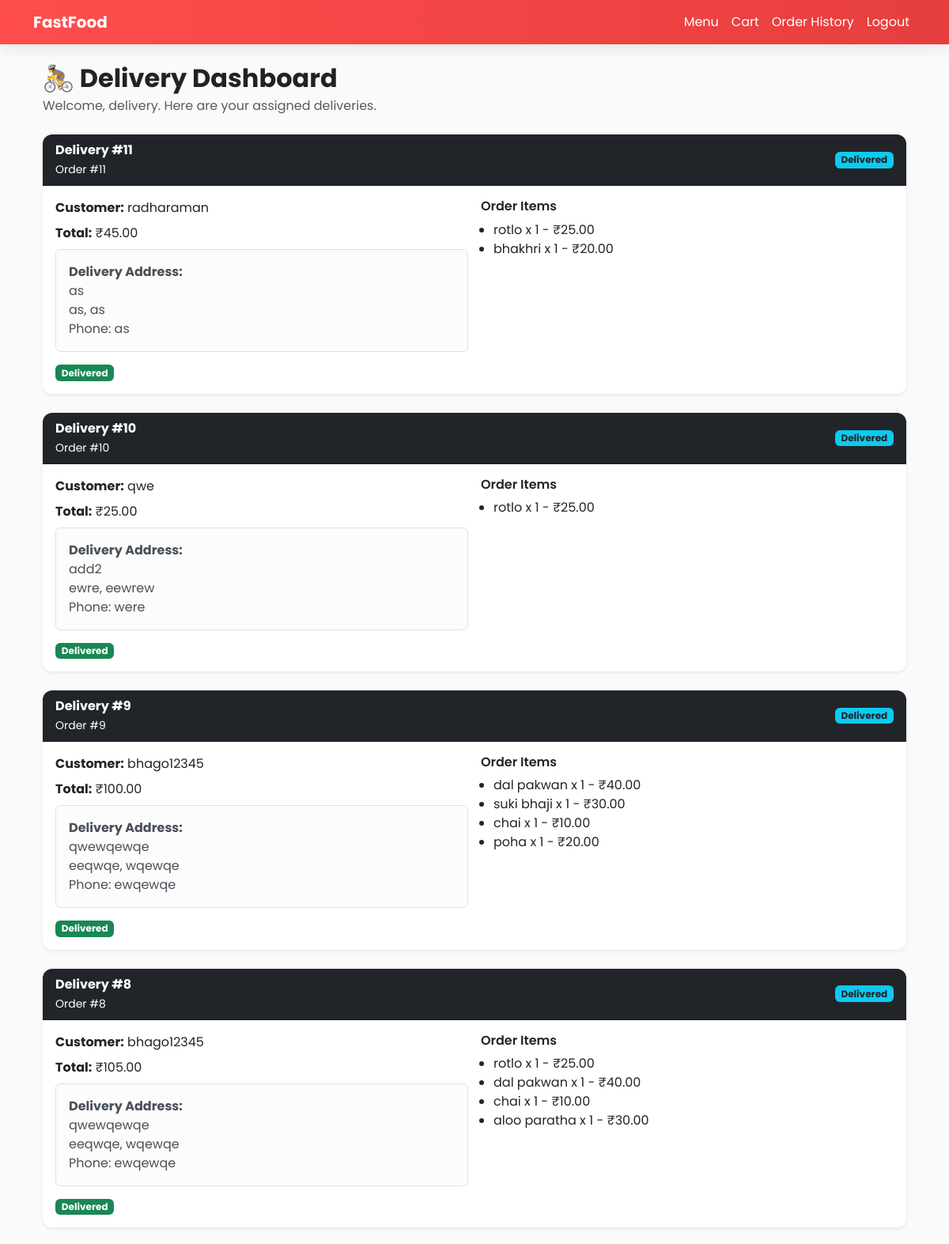
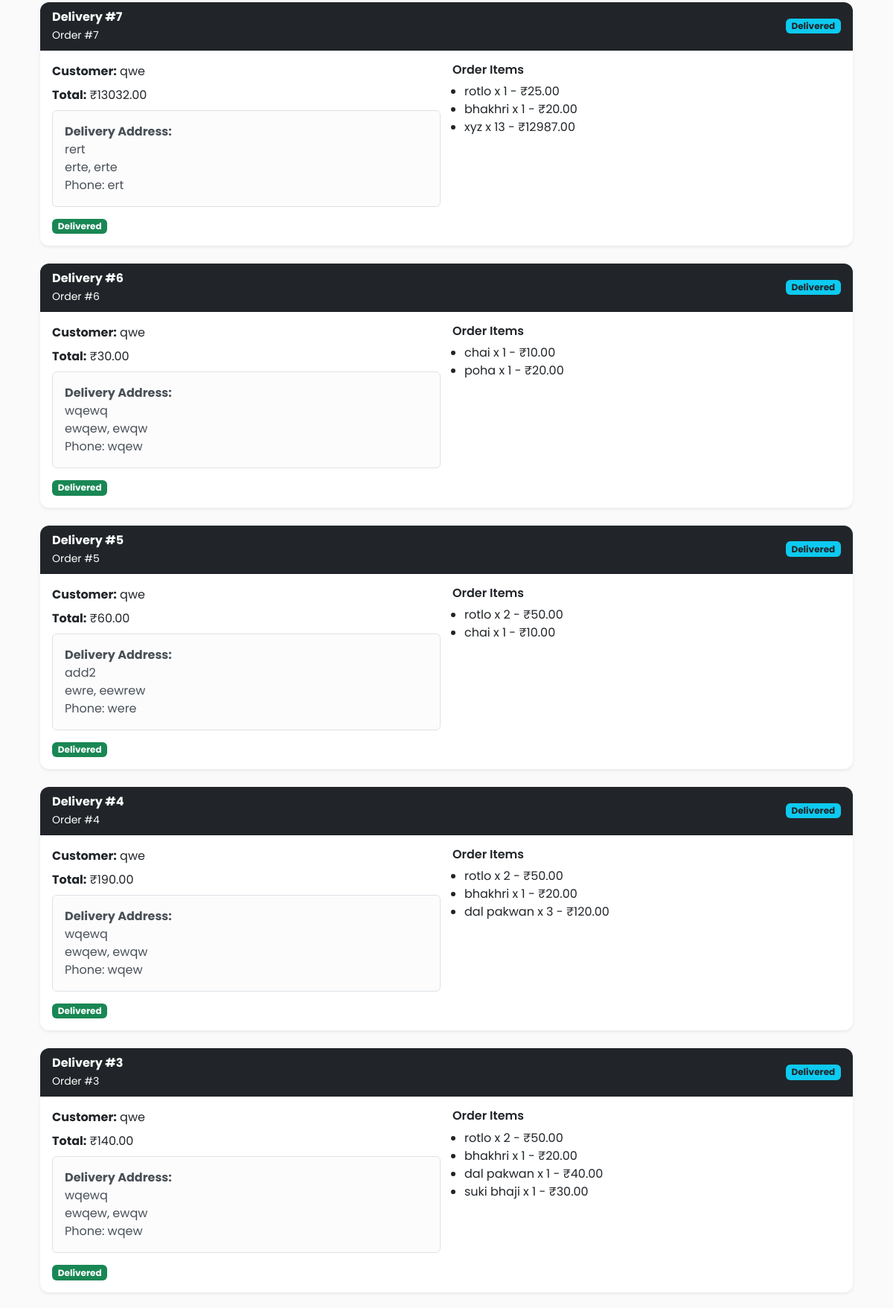
Screenshot of /delivery-dashboard/ (signed in, upper part) with the database file from the repository (2 pictures, top to bottom).
### food_app/models.py (models this page shows, shortened)
class Delivery(models.Model):
    STATUS_CHOICES = [
        ('pending', 'Pending Assignment'),
        ('assigned', 'Assigned'),
        ('picked_up', 'Picked Up'),
        ('in_transit', 'In Transit'),
        ('delivered', 'Delivered'),
        ('cancelled', 'Cancelled'),
    ]
    order = models.OneToOneField(Order, on_delete=models.CASCADE, related_name="delivery")
    delivery_person = models.ForeignKey(DeliveryPerson, on_delete=models.SET_NULL, null=True, blank=True, related_name="deliveries")
    status = models.CharField(max_length=20, choices=STATUS_CHOICES, default='pending')
    estimated_delivery_time = models.DateTimeField(blank=True, null=True)
    actual_delivery_time = models.DateTimeField(blank=True, null=True)
    created_at = models.DateTimeField(default=timezone.now)
    updated_at = models.DateTimeField(auto_now=True)
    class Meta:
        verbose_name_plural = "Deliveries"

class Order(models.Model):
    user = models.ForeignKey(User, on_delete=models.CASCADE)
    cart = models.ForeignKey(Cart, on_delete=models.SET_NULL, null=True, blank=True)
    total = models.DecimalField(max_digits=10, decimal_places=2)
    created_at = models.DateTimeField(default=timezone.now)
    status = models.CharField(max_length=20, default="Pending")
    delivery_address = models.ForeignKey(DeliveryAddress, on_delete=models.SET_NULL, null=True, blank=True)

class DeliveryAddress(models.Model):
    user = models.ForeignKey(User, on_delete=models.CASCADE, related_name="delivery_addresses")
    street_address = models.CharField(max_length=255)
    city = models.CharField(max_length=100)
    postal_code = models.CharField(max_length=20)
    phone = models.CharField(max_length=20)
    latitude = models.FloatField(blank=True, null=True)
    longitude = models.FloatField(blank=True, null=True)
    is_default = models.BooleanField(default=False)
    created_at = models.DateTimeField(default=timezone.now)
    class Meta:
        verbose_name_plural = "Delivery Addresses"

class OrderItem(models.Model):
    order = models.ForeignKey(Order, on_delete=models.CASCADE, related_name="items")
    product = models.ForeignKey(Product, on_delete=models.SET_NULL, null=True)
    quantity = models.PositiveIntegerField()
    price = models.DecimalField(max_digits=10, decimal_places=2)
    @property
    def subtotal(self):
        return self.quantity * self.price

class Product(models.Model):
    category = models.ForeignKey(Category, on_delete=models.CASCADE, related_name="products")
    name = models.CharField(max_length=255)
    description = models.TextField(blank=True)
    price = models.DecimalField(max_digits=10, decimal_places=2)
    image = models.ImageField(upload_to='products/', blank=True, null=True)
    available = models.BooleanField(default=True)

### food_app/views.py (the view)
# urls.py: path("delivery-dashboard/", views.delivery_dashboard, name="delivery_dashboard"),
@login_required
def delivery_dashboard(request):
    if request.user.userprofile.role != "delivery":
        messages.error(request, "Access Denied!")
        return redirect("home")
    delivery_person = DeliveryPerson.objects.filter(user=request.user).first()
    assigned_deliveries = []
    if delivery_person:
        assigned_deliveries = Delivery.objects.select_related("order__user", "order__delivery_address").filter(delivery_person=delivery_person).order_by("-created_at")
    return render(request, "food_app/delivery_dashboard.html", {
        "assigned_deliveries": assigned_deliveries,
    })

### food_app/templates/food_app/delivery_dashboard.html (shortened to what this page needs)
{% extends "food_app/base.html" %}
{% block content %}
<div class="container mt-4">
    <div class="d-flex justify-content-between align-items-center mb-4">
        <div>
            <h2 class="fw-bold mb-1">🚴 Delivery Dashboard</h2>
            <p class="text-muted mb-0">Welcome, {{ request.user.username }}. Here are your assigned deliveries.</p>
        </div>
    </div>
    {% if assigned_deliveries %}
        {% for delivery in assigned_deliveries %}
        <div class="card border-0 shadow-sm mb-4">
            <div class="card-header bg-dark text-white d-flex justify-content-between align-items-center">
                <div>
                    <strong>Delivery #{{ delivery.id }}</strong><br>
                    <small>Order #{{ delivery.order.id }}</small>
                </div>
                <span class="badge bg-info text-dark">{{ delivery.get_status_display }}</span>
            </div>
            <div class="card-body">
                <div class="row g-3">
                    <div class="col-md-6">
                        <p class="mb-2"><strong>Customer:</strong> {{ delivery.order.user.username }}</p>
                        <p class="mb-2"><strong>Total:</strong> ₹{{ delivery.order.total }}</p>
                        <div class="alert alert-light border mb-0">
                            <strong>Delivery Address:</strong><br>
                            {% if delivery.order.delivery_address %}
                                {{ delivery.order.delivery_address.street_address }}<br>
                                {{ delivery.order.delivery_address.city }}, {{ delivery.order.delivery_address.postal_code }}<br>
                                Phone: {{ delivery.order.delivery_address.phone }}
                            {% else %}
                                N/A
                            {% endif %}
                        </div>
                    </div>
                    <div class="col-md-6">
                        <h6 class="fw-semibold">Order Items</h6>
                        <ul class="mb-0 ps-3">
                            {% for item in delivery.order.items.all %}
                                <li>{{ item.product.name }} x {{ item.quantity }} - ₹{{ item.subtotal }}</li>
                            {% empty %}
                                <li>No items</li>
                            {% endfor %}
                        </ul>
                    </div>
                </div>
                <div class="mt-3 d-flex gap-2 flex-wrap align-items-center">
                    <span class="badge bg-success">{{ delivery.get_status_display }}</span>
                </div>
            </div>
        </div>
        {% endfor %}
    {% else %}
        <div class="alert alert-info shadow-sm border-0">
            <p class="mb-0">No deliveries assigned to you yet.</p>
        </div>
    {% endif %}
</div>
{% endblock %}

### food_app/templates/food_app/base.html (style rules this page uses)
:root { --brand:#ff4d4d; --brand-dark:#e63e3e; }
body { font-family: "Poppins"; background:#fafafa; color:#222; }
.card { border-radius:12px; overflow:hidden; transition:.2s; }

### rows the page displays
Delivery: id "11", order.id "11", status "Delivered", order.user.username "radharaman", order.total "45.00", order.delivery_address.street_address "as", order.delivery_address.city "as", order.delivery_address.postal_code "as", order.delivery_address.phone "as"
OrderItem: product.name "rotlo", quantity "1", subtotal "25.00"
OrderItem: product.name "bhakhri", quantity "1", subtotal "20.00"
Delivery: id "10", order.id "10", status "Delivered", order.user.username "qwe", order.total "25.00", order.delivery_address.street_address "add2", order.delivery_address.city "ewre", order.delivery_address.postal_code "eewrew", order.delivery_address.phone "were"
OrderItem: product.name "rotlo", quantity "1", subtotal "25.00"
Delivery: id "9", order.id "9", status "Delivered", order.user.username "bhago12345", order.total "100.00", order.delivery_address.street_address "qwewqewqe", order.delivery_address.city "eeqwqe", order.delivery_address.postal_code "wqewqe", order.delivery_address.phone "ewqewqe"
OrderItem: product.name "dal pakwan", quantity "1", subtotal "40.00"
OrderItem: product.name "suki bhaji", quantity "1", subtotal "30.00"
OrderItem: product.name "chai", quantity "1", subtotal "10.00"
OrderItem: product.name "poha", quantity "1", subtotal "20.00"
Delivery: id "8", order.id "8", status "Delivered", order.user.username "bhago12345", order.total "105.00", order.delivery_address.street_address "qwewqewqe", order.delivery_address.city "eeqwqe", order.delivery_address.postal_code "wqewqe", order.delivery_address.phone "ewqewqe"
OrderItem: product.name "rotlo", quantity "1", subtotal "25.00"
OrderItem: product.name "dal pakwan", quantity "1", subtotal "40.00"
OrderItem: product.name "chai", quantity "1", subtotal "10.00"
OrderItem: product.name "aloo paratha", quantity "1", subtotal "30.00"
Delivery: id "7", order.id "7", status "Delivered", order.user.username "qwe", order.total "13032.00", order.delivery_address.street_address "rert", order.delivery_address.city "erte", order.delivery_address.postal_code "erte", order.delivery_address.phone "ert"
OrderItem: product.name "rotlo", quantity "1", subtotal "25.00"
OrderItem: product.name "bhakhri", quantity "1", subtotal "20.00"
OrderItem: product.name "xyz", quantity "13", subtotal "12987.00"
Delivery: id "6", order.id "6", status "Delivered", order.user.username "qwe", order.total "30.00", order.delivery_address.street_address "wqewq", order.delivery_address.city "ewqew", order.delivery_address.postal_code "ewqw", order.delivery_address.phone "wqew"
OrderItem: product.name "chai", quantity "1", subtotal "10.00"
OrderItem: product.name "poha", quantity "1", subtotal "20.00"
Delivery: id "5", order.id "5", status "Delivered", order.user.username "qwe", order.total "60.00", order.delivery_address.street_address "add2", order.delivery_address.city "ewre", order.delivery_address.postal_code "eewrew", order.delivery_address.phone "were"
OrderItem: product.name "rotlo", quantity "2", subtotal "50.00"
OrderItem: product.name "chai", quantity "1", subtotal "10.00"
Delivery: id "4", order.id "4", status "Delivered", order.user.username "qwe", order.total "190.00", order.delivery_address.street_address "wqewq", order.delivery_address.city "ewqew", order.delivery_address.postal_code "ewqw", order.delivery_address.phone "wqew"
OrderItem: product.name "rotlo", quantity "2", subtotal "50.00"
OrderItem: product.name "bhakhri", quantity "1", subtotal "20.00"
OrderItem: product.name "dal pakwan", quantity "3", subtotal "120.00"
Delivery: id "3", order.id "3", status "Delivered", order.user.username "qwe", order.total "140.00", order.delivery_address.street_address "wqewq", order.delivery_address.city "ewqew", order.delivery_address.postal_code "ewqw", order.delivery_address.phone "wqew"
OrderItem: product.name "rotlo", quantity "2", subtotal "50.00"
OrderItem: product.name "bhakhri", quantity "1", subtotal "20.00"
OrderItem: product.name "dal pakwan", quantity "1", subtotal "40.00"
OrderItem: product.name "suki bhaji", quantity "1", subtotal "30.00"

### other values shown
{{ request.user.username }} "delivery"
